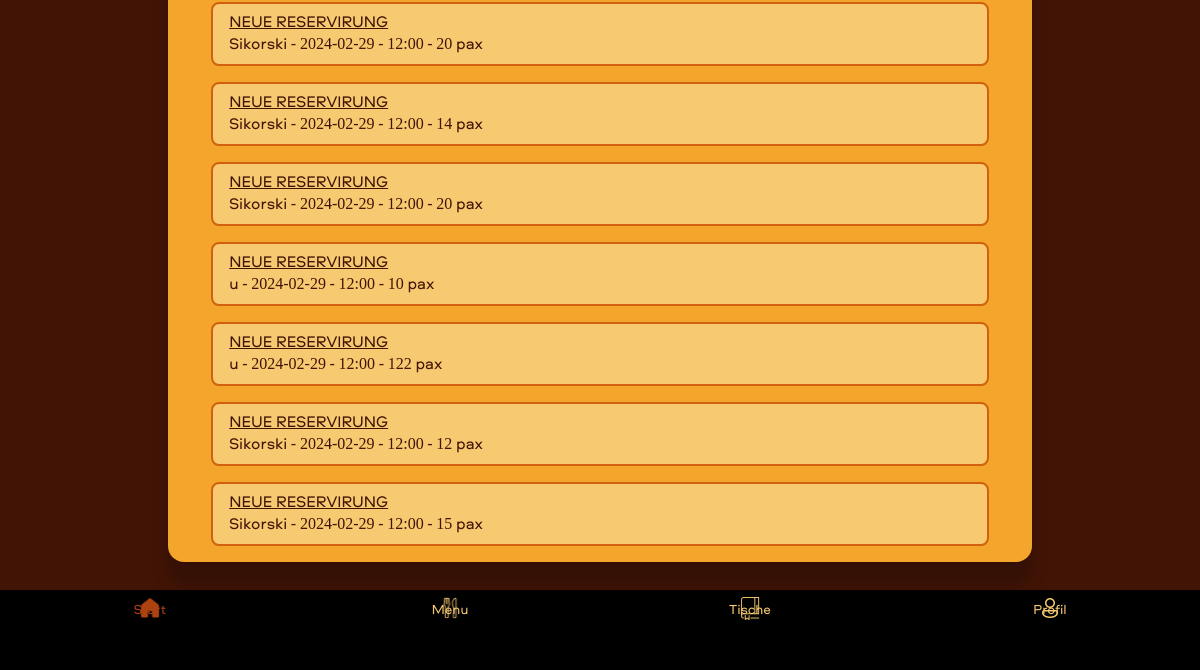
/ (signed in, lower part), run on an earlier commit of the app's database.
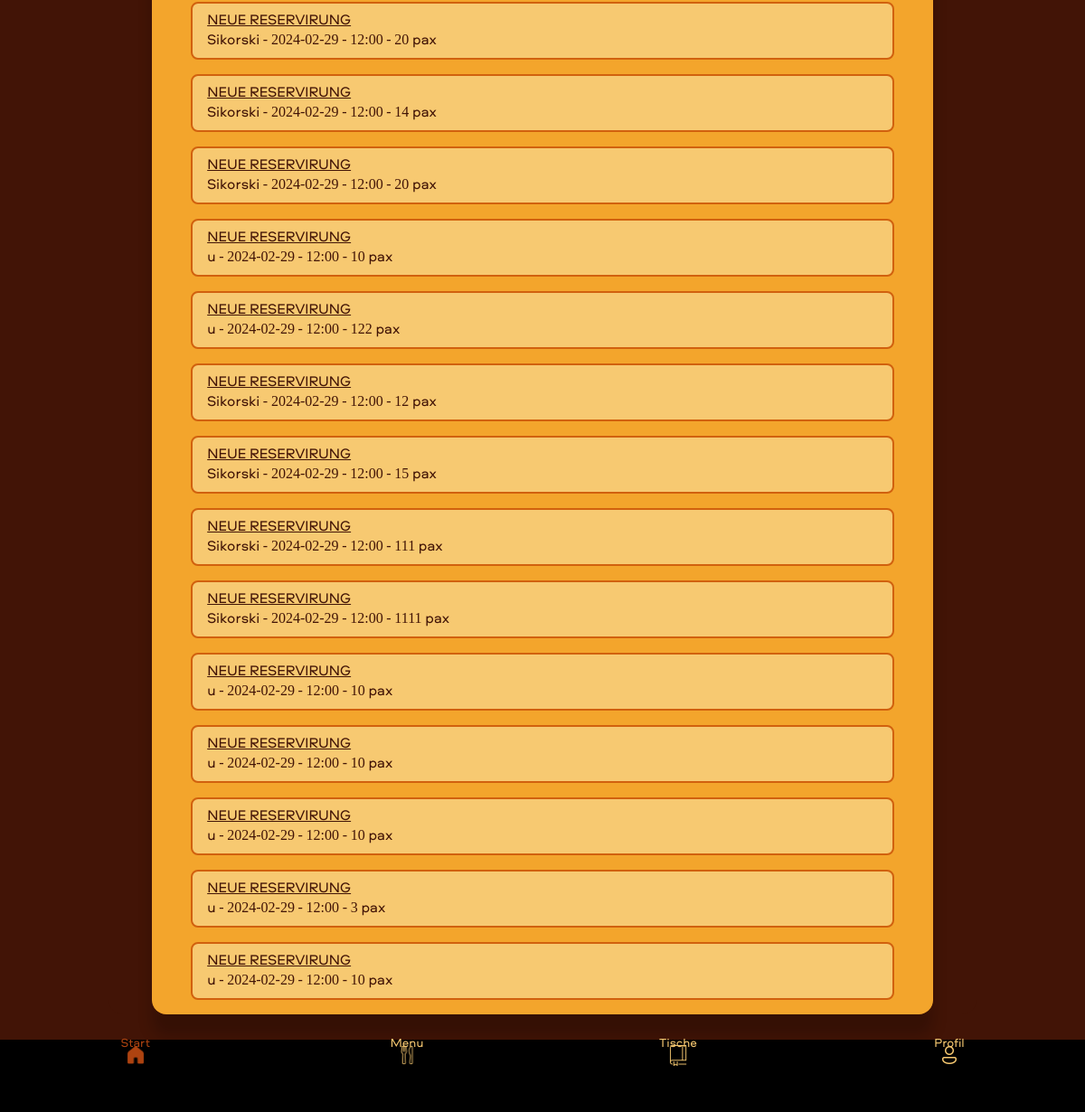
And on a later commit of the database.
### reservation_app/models.py (models this page shows, shortened)
class Notification(models.Model):
    user = models.ForeignKey(settings.AUTH_USER_MODEL, on_delete=models.CASCADE)
    title = models.TextField(default='')
    message = models.TextField(default='')
    timestamp = models.DateTimeField(auto_now_add=True)
    is_read = models.BooleanField(default=False)

### reservation_app/views.py (the view)
# urls.py: path('',views.home,name='home'),
def home(request):
    if request.user.is_authenticated:
        notifications = Notification.objects.filter(user=request.user, is_read=False)
        return render(request,"home.html",{'notifications': notifications})
    else:
        return render(request,"home.html",{'notifications': []})

### reservation_app/templates/home.html (shortened to what this page needs)
{% extends 'base.html' %}
{% block content %}
<div class="tables-container" style="min-height: 90vh;">
{% if user.is_authenticated %}
<div class="notifications" style="overflow-y: auto">
{% if notifications %}
    <ul>
        {% for notification in notifications %}
        {% if notification.is_read == False %}
        <a href="{% url 'user_orders' %}?method=Show_Table&notification_id={{ notification.id }}">
            <button class="notification">
                <div class="title_not">
                {{ notification.title }}
            </div>
            <div class="message">
                {{ notification.message }}
            </div>
        </button></a>
        {% endif %}
        {% endfor %}
    </ul>
{% else %}
<div class="title-text">
    <div class="title" style="font-size: 2vh;padding-bottom: 2vh;">Sie haben keine Benachrichtigungen</div>
  </div>
{% endif %}
{% endif %}
</div>
</div><br><br><br><br>
</div>
 {% load static %}
      <a href="{% url 'home' %}">
        <button class="tabbar home">
            <img src="{% static 'icons/home_active.png' %}">
            <br>
            Start
        </button>
    </a>
    <a href="{% url 'menu' %}">
        <button class="tabbar menu">
            <img src="{% static 'icons/menu.png' %}" >
            <br>
            Menu
        </button>
    </a>
    <a href="{% url 'user_orders' %}">
        <button class="tabbar mybook">
            <img src="{% static 'icons/tables.png' %}">
            <br>
            Tische
        </button>
    </a>
    {% if user.is_authenticated %}
    <a href="{% url 'account' %}">
        <button class="tabbar login_user">
            <img src="{% static 'icons/account.png' %}">
            <br>
            Profil
        </button>
    </a>
    {% endif %}
{% endblock %}

What changed in the data, as far as the page shows it:
added Notification: title "NEUE RESERVIRUNG", message "Sikorski - 2024-02-29 - 12:00 - 111 pax"
added Notification: title "NEUE RESERVIRUNG", message "Sikorski - 2024-02-29 - 12:00 - 1111 pax"
added Notification: title "NEUE RESERVIRUNG", message "u - 2024-02-29 - 12:00 - 10 pax"
added Notification: title "NEUE RESERVIRUNG", message "u - 2024-02-29 - 12:00 - 10 pax"
added Notification: title "NEUE RESERVIRUNG", message "u - 2024-02-29 - 12:00 - 10 pax"
added Notification: title "NEUE RESERVIRUNG", message "u - 2024-02-29 - 12:00 - 3 pax"
added Notification: title "NEUE RESERVIRUNG", message "u - 2024-02-29 - 12:00 - 10 pax"
